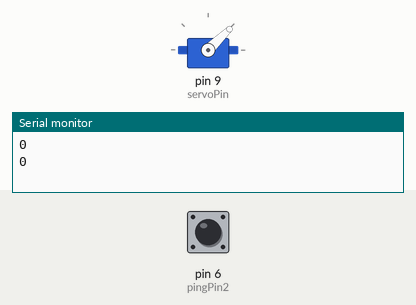
Simulated run of this sketch. Board: Arduino Uno, built with avr-gcc and run on an emulated ATmega328P. Parts: servo, the last lines printed to the serial monitor. The test bench sets the inputs (shaded band); at power-on: pin 6 (pingPin2) LOW.

Above: at 2.2 s.
2.3 s: pin 6 (pingPin2) pulsed HIGH 2 times (0.12 s each, 0.3 s apart)
At 2.57 s:
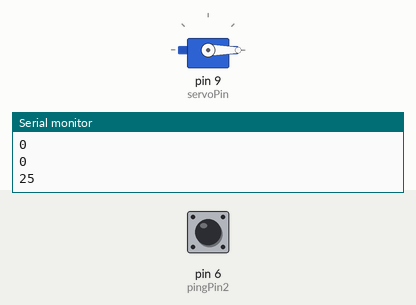
At 4.5 s:
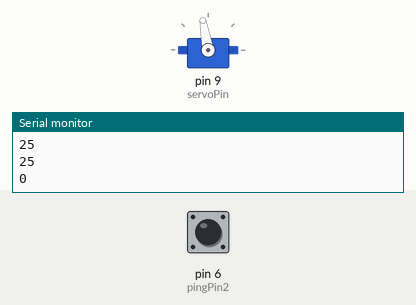
Timing chart, 0 to 8.4 s (numbered marks = the images above; inputs shaded):
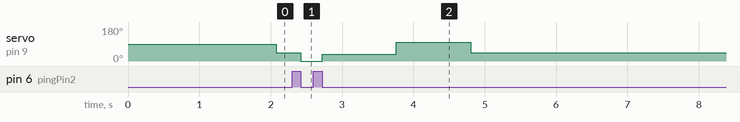

The sketch:

Ball_and_Beam.ino
```cpp
/*
 *
 */
#include<Servo.h>
#include<PID_v1.h>
#include "SR04.h"


const int servoPin = 9;
//// tuning PID here
float Kp = 0.3; // Proportional Gain
float Ki = 0.1; // Integral Gain
float Kd =  0.5; // Derivative Gain
double Setpoint, Input, Output, ServoOutput;


PID myPID(&Input, &Output, &Setpoint, Kp, Ki, Kd, DIRECT); //Initialize PID object, which is in the class PID.
Servo myServo; //Initialize Servo.
float readPosition();

void setup(){
  Serial.begin(9600); //Begin Serial
  myServo.attach(servoPin); //Attach Servo
  Input = readPosition(); //Calls function readPosition() and sets the balls
  // position as the input to the PID algorithm
  myPID.SetMode(AUTOMATIC); //Set PID object myPID to AUTOMATIC
  myPID.SetOutputLimits(-60,60); //Set Output limits
}

void loop(){
  Setpoint = 15; /////can be adjusted between 5cm & 25m
  Input = readPosition();
  myPID.Compute(); //computes Output in range of -80 to 80 degrees
  ServoOutput=40+Output; // 40 degrees is the horizontal, can change depending on the current angle of the motor
  myServo.write(ServoOutput); //Writes value of Output to servo
}

float readPosition() {

  delay(40); //should not be set too low or echos will run into eachother.

  const int pingPin = 7; //Trig Pin
  const int pingPin2 = 6; //Echo Pin
  long duration, cm;
  unsigned long now = millis();

  pinMode(pingPin, OUTPUT);
  digitalWrite(pingPin, LOW);
  delayMicroseconds(2);
  digitalWrite(pingPin, HIGH);
  delayMicroseconds(5);
  digitalWrite(pingPin, LOW);

  pinMode(pingPin, INPUT);
  duration = pulseIn(pingPin2, HIGH);
  cm = duration/(29*2);
  if(cm > 30) // 30 cm is the maximum position for the ball // make 35
  {
    cm=25;
  } // make 30
  Serial.println(cm);
  return cm; //Returns distance value.
}
```
